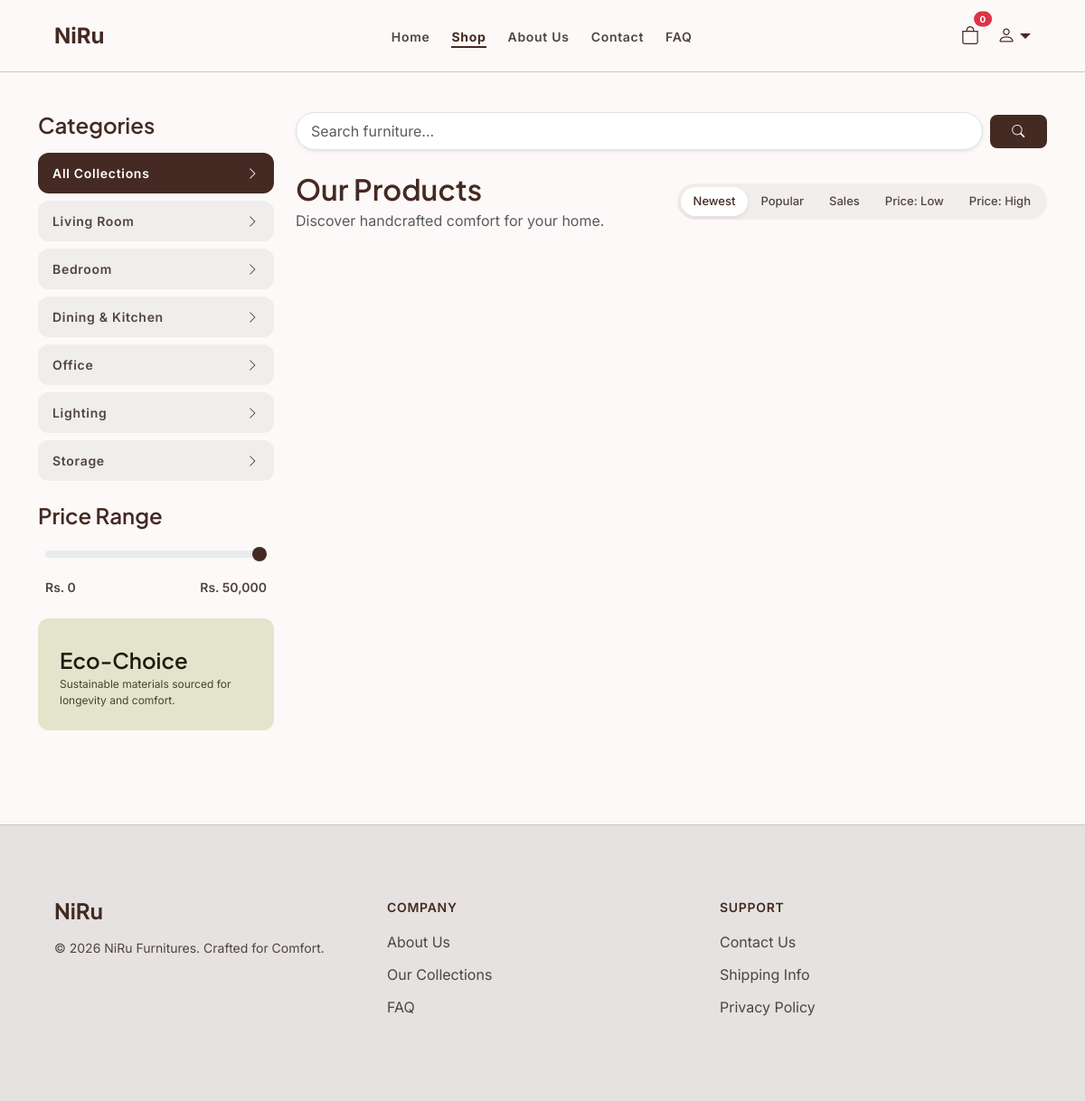
The page /shop.php on the database its author committed.
### tables this page shows
CREATE TABLE IF NOT EXISTS `categories` (
  `category_id` bigint unsigned NOT NULL AUTO_INCREMENT,
  `name` varchar(100) NOT NULL,
  `description` text,
  `image_path` varchar(500) DEFAULT NULL,
  `status` enum('active','inactive') NOT NULL DEFAULT 'active',
  `created_at` datetime NOT NULL DEFAULT CURRENT_TIMESTAMP,
  PRIMARY KEY (`category_id`),
  UNIQUE KEY `uq_category_name` (`name`)
);

### connection.php (called while the page is built, shortened)
<?php
class Database
{
    public static $connection;
    public static function setUpConnection()
    {
        if (!isset(Database::$connection)) {
            Database::$connection = new mysqli(
                "localhost",
                "root",
                "Rukshan123",
                "niru_furniture",
                3306
            );
        }
    }
    public static function search($q)
    {
        $result = Database::$connection->query($q);
        return $result;
    }
}
?>

### shop.php (the view, shortened to what this page needs)
<?php
include 'header.php';
require_once 'connection.php';
$categories_rs = Database::search("SELECT * FROM `categories`");
?>
  <main style="padding-top: 100px;">
    <div class="container-xl py-4">
      <div class="row g-4">
        <aside class="col-12 col-lg-3">
          <div class="d-flex flex-column gap-4">
            <div>
              <h3 class="fs-4 fw-semibold mb-3" style="color: var(--niru-primary);">Categories</h3>
              <div class="d-flex flex-column gap-2">
                <a href="#" onclick="selectCategory(0, this); return false;" class="category-filter-btn active">
                  <span>All Collections</span>
                  <i class="bi bi-chevron-right"></i>
                </a>
                <?php
                while ($cat = $categories_rs->fetch_assoc()) {
                  $cat_id = $cat["category_id"];
                ?>
                  <a href="#" onclick="selectCategory(<?php echo $cat_id; ?>, this); return false;" id="category<?php echo $cat_id; ?>" class="category-filter-btn inactive">
                    <span><?php echo htmlspecialchars($cat["name"]); ?></span>
                    <i class="bi bi-chevron-right"></i>
                  </a>
                <?php } ?>
              </div>
            </div>
            <div>
              <h3 class="fs-4 fw-semibold mb-3" style="color: var(--niru-primary);">Price Range</h3>
              <div class="px-2">
                <input type="range" class="form-range" min="0" max="50000" step="500" value="50000" id="priceRange"
                       oninput="currentMaxPrice = this.value; document.getElementById('priceDisplay').textContent = 'Rs. ' + parseInt(this.value).toLocaleString();"
                       onchange="filterProducts();">
                <div class="d-flex justify-content-between mt-2 fw-semibold small" style="color: var(--niru-body-text);">
                  <span>Rs. 0</span>
                  <span id="priceDisplay">Rs. 50,000</span>
                </div>
              </div>
            </div>
            <div class="eco-badge-card">
              <h4 class="mb-1">Eco-Choice</h4>
              <p>Sustainable materials sourced for longevity and comfort.</p>
            </div>
          </div>
        </aside>
        <section class="col-12 col-lg-9">
          <div class="row mb-4">
            <div class="col-12">
              <div class="d-flex align-items-center gap-2">
                <input
                  id="searchTxt"
                  class="form-control rounded-pill px-3 py-2 shadow-sm"
                  type="text"
                  placeholder="Search furniture..."
                  onkeydown="if(event.key === 'Enter'){ searchProducts(); }"
                >
                <button
                  type="button"
                  onclick="searchProducts();"
                  class="btn btn-niru-sm d-flex align-items-center justify-content-center px-4 py-2"
                >
                  <i class="bi bi-search"></i>
                </button>
              </div>
            </div>
          </div>
          <div class="d-flex flex-column flex-md-row align-items-md-center justify-content-between gap-3 mb-4">
            <div>
              <h1 class="fs-2 fw-semibold mb-1" style="color: var(--niru-primary);">Our Products</h1>
              <p class="mb-0 text-muted" style="color: var(--niru-body-text); font-size: 16px;">Discover handcrafted comfort for your home.</p>
            </div>
            <div class="sort-pills-container d-inline-flex flex-nowrap align-items-center p-1">
              <button type="button" class="sort-pill active" onclick="selectSort('newest', this);">Newest</button>
              <button type="button" class="sort-pill" onclick="selectSort('popular', this);">Popular</button>
              <button type="button" class="sort-pill" onclick="selectSort('sales', this);">Sales</button>
              <button type="button" class="sort-pill" onclick="selectSort('price_low', this);">Price: Low</button>
              <button type="button" class="sort-pill" onclick="selectSort('price_high', this);">Price: High</button>
            </div>
          </div>
        </section>
      </div>
    </div>
  </main>
<?php include 'footer.php'; ?>

### assets/css/style.css (style rules this page uses)
:root { --niru-primary: #442a22; --niru-secondary: #725a39; --niru-body-text: #504441; --niru-muted-text: #827470; --niru-bg-light: #fcf9f8; --niru-bg-alt: #f6f3f2; --niru-bg-card: #e5e2e1; --niru-border: #d4c3be; --font-heading: 'Plus Jakarta Sans', system-ui, -apple-system, BlinkMacSystemFont, 'Segoe UI', Roboto, Helvetica, Arial, sans-serif; --font-body: 'Inter', system-ui, -apple-system, BlinkMacSystemFont, 'Segoe UI', Roboto, Helvetica, Arial, sans-serif; }
body { font-family: var(--font-body); color: var(--niru-body-text); background-color: var(--niru-bg-light); }
h1, h2, h3, h4, h5, h6, .font-heading { font-family: var(--font-heading); color: var(--niru-primary); }
:root { --niru-primary: #442a22; --niru-secondary: #725a39; --niru-body-text: #504441; --niru-muted-text: #827470; --niru-bg-light: #fcf9f8; --niru-bg-alt: #f6f3f2; --niru-bg-card: #e5e2e1; --niru-bg-eco: #e4e4cc; --niru-border: #d4c3be; --font-heading: 'Plus Jakarta Sans', sans-serif; --font-body: 'Inter', sans-serif; }
.category-filter-btn { display: flex; align-items: center; justify-content: space-between; width: 100%; padding: 12px 16px; border-radius: 12px; font-weight: 600; font-size: 14px; letter-spacing: 0.7px; border: none; text-decoration: none; transition: all 0.2s ease; }
.category-filter-btn.active { background-color: var(--niru-primary); color: #ffffff; }
.category-filter-btn.inactive { background-color: #f0eded; color: var(--niru-body-text); }
.eco-badge-card { background-color: var(--niru-bg-eco); border-radius: 12px; padding: 24px; position: relative; overflow: hidden; }
.eco-badge-card h4 { color: #1b1d0e; font-size: 24px; font-weight: 600; }
.eco-badge-card p { color: #1b1d0e; opacity: 0.8; font-size: 12px; margin-bottom: 0; }
.sort-pills-container { background-color: #f1eeeb; border-radius: 50px; overflow-x: auto; white-space: nowrap; }
.sort-pill { border: none; background: transparent; padding: 6px 14px; border-radius: 50px; font-size: 13px; font-weight: 500; color: var(--niru-body-text); white-space: nowrap; transition: all 0.2s ease; }
.sort-pill.active { background-color: #ffffff; color: var(--niru-primary); box-shadow: 0 2px 6px rgba(0, 0, 0, 0.08); }
.btn-niru-sm { background-color: var(--niru-primary); color: #ffffff; font-weight: 600; font-size: 14px; letter-spacing: 0.7px; padding: 8px 16px; border-radius: 8px; border: none; transition: background-color 0.2s ease; }
html, body { overflow-x: hidden; max-width: 100vw; }

### rows shown on the page
categories: name "Living Room"
categories: name "Bedroom"
categories: name "Dining & Kitchen"
categories: name "Office"
categories: name "Lighting"
categories: name "Storage"

### other values the page prints
$cart_count "0"
